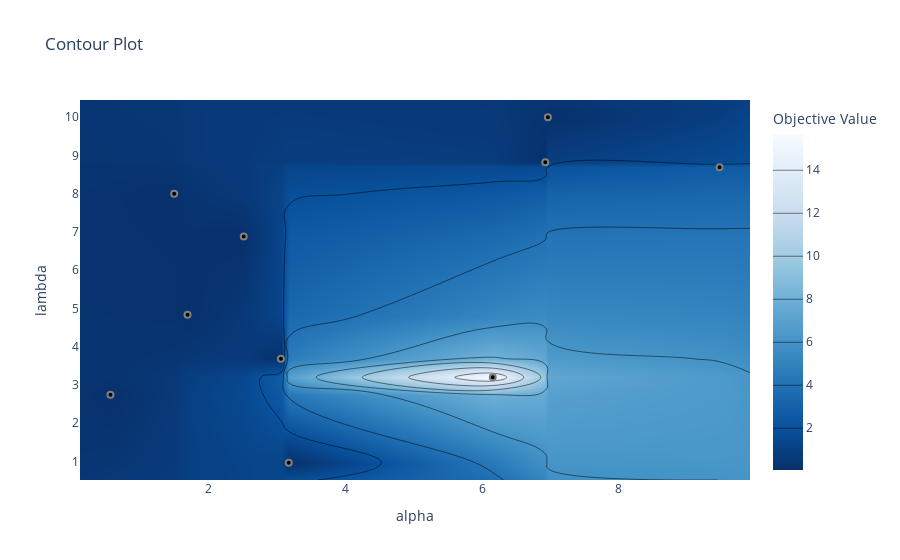

The code cell stored with this chart in its notebook:
### Code cell
## Contour plot

optuna.visualization.plot_contour(find_params, params=["alpha", "lambda"])

### Figure 1 — Plotly figure (JSON) as saved in the notebook; plotly's stock layout.template omitted (floating-point values rounded to 4 significant figures; data arrays with more than 128 entries replaced by an {"elided": "..."} marker saying what was removed)
{"data": [{"colorbar": {"title": {"text": "Objective Value"}}, "colorscale": [[0, "rgb(247,251,255)"], [0.125, "rgb(222,235,247)"], [0.25, "rgb(198,219,239)"], [0.375, "rgb(158,202,225)"], [0.5, "rgb(107,174,214)"], [0.625, "rgb(66,146,198)"], [0.75, "rgb(33,113,181)"], [0.875, "rgb(8,81,156)"], [1, "rgb(8,48,107)"]], "connectgaps": true, "contours": {"coloring": "heatmap"}, "hoverinfo": "none", "line": {"smoothing": 1.3}, "reversescale": true, "type": "contour", "x": [0.122, 0.5672, 1.499, 1.694, 2.515, 3.059, 3.173, 6.155, 6.923, 6.961, 9.47, 9.915], "y": [0.5177, 0.9689, 2.747, 3.2, 3.689, 4.837, 6.877, 7.998, 8.691, 8.817, 9.995, 10.45], "z": {"elided": "12x12 float values"}}, {"marker": {"color": "black", "line": {"color": "Grey", "width": 2}}, "mode": "markers", "showlegend": false, "type": "scatter", "x": [3.173, 6.961, 2.515, 6.923, 9.47, 1.499, 0.5672, 6.155, 1.694, 3.059], "y": [0.9689, 9.995, 6.877, 8.817, 8.691, 7.998, 2.747, 3.2, 4.837, 3.689]}], "layout": {"title": {"text": "Contour Plot"}, "xaxis": {"range": [0.122, 9.915], "title": {"text": "alpha"}}, "yaxis": {"range": [0.5177, 10.45], "title": {"text": "lambda"}}}}
